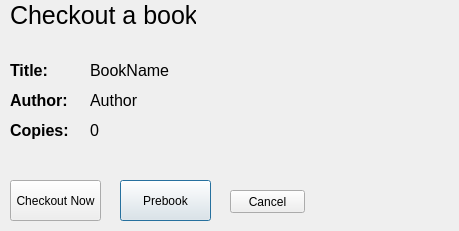
<?xml version="1.0" encoding="UTF-8"?>
<ui version="4.0">
 <class>CheckOutScreen</class>
 <widget class="QDialog" name="CheckOutScreen">
  <property name="geometry">
   <rect>
    <x>0</x>
    <y>0</y>
    <width>459</width>
    <height>231</height>
   </rect>
  </property>
  <property name="windowTitle">
   <string>Dialog</string>
  </property>
  <property name="styleSheet">
   <string notr="true">background-color: rgb(247, 247, 247);

QPushButton {
border: 1px solid black;
}

QPushButton:pressed {
border-color: #e7e7e7;
}</string>
  </property>
  <widget class="QPushButton" name="prebook">
   <property name="geometry">
    <rect>
     <x>120</x>
     <y>180</y>
     <width>91</width>
     <height>41</height>
    </rect>
   </property>
   <property name="styleSheet">
    <string notr="true"/>
   </property>
   <property name="text">
    <string>Prebook</string>
   </property>
  </widget>
  <widget class="QPushButton" name="cancel">
   <property name="geometry">
    <rect>
     <x>230</x>
     <y>190</y>
     <width>75</width>
     <height>23</height>
    </rect>
   </property>
   <property name="styleSheet">
    <string notr="true"/>
   </property>
   <property name="text">
    <string>Cancel</string>
   </property>
  </widget>
  <widget class="QLabel" name="label">
   <property name="geometry">
    <rect>
     <x>10</x>
     <y>0</y>
     <width>186</width>
     <height>30</height>
    </rect>
   </property>
   <property name="font">
    <font>
     <pointsize>19</pointsize>
    </font>
   </property>
   <property name="text">
    <string>Checkout a book</string>
   </property>
  </widget>
  <widget class="QPushButton" name="checkoutNow">
   <property name="geometry">
    <rect>
     <x>10</x>
     <y>180</y>
     <width>91</width>
     <height>41</height>
    </rect>
   </property>
   <property name="styleSheet">
    <string notr="true"/>
   </property>
   <property name="text">
    <string>Checkout Now</string>
   </property>
  </widget>
  <widget class="QLabel" name="book_name_label_2">
   <property name="geometry">
    <rect>
     <x>10</x>
     <y>60</y>
     <width>51</width>
     <height>21</height>
    </rect>
   </property>
   <property name="font">
    <font>
     <pointsize>12</pointsize>
     <weight>75</weight>
     <bold>true</bold>
    </font>
   </property>
   <property name="text">
    <string>Title:</string>
   </property>
  </widget>
  <widget class="QLabel" name="book_copies_label">
   <property name="geometry">
    <rect>
     <x>90</x>
     <y>120</y>
     <width>361</width>
     <height>21</height>
    </rect>
   </property>
   <property name="font">
    <font>
     <pointsize>12</pointsize>
    </font>
   </property>
   <property name="text">
    <string>0</string>
   </property>
   <property name="textFormat">
    <enum>Qt::AutoText</enum>
   </property>
   <property name="scaledContents">
    <bool>false</bool>
   </property>
   <property name="alignment">
    <set>Qt::AlignLeading|Qt::AlignLeft|Qt::AlignVCenter</set>
   </property>
  </widget>
  <widget class="QLabel" name="book_name_label_3">
   <property name="geometry">
    <rect>
     <x>10</x>
     <y>90</y>
     <width>71</width>
     <height>21</height>
    </rect>
   </property>
   <property name="font">
    <font>
     <pointsize>12</pointsize>
     <weight>75</weight>
     <bold>true</bold>
    </font>
   </property>
   <property name="text">
    <string>Author:</string>
   </property>
  </widget>
  <widget class="QLabel" name="book_name_label">
   <property name="geometry">
    <rect>
     <x>90</x>
     <y>60</y>
     <width>351</width>
     <height>21</height>
    </rect>
   </property>
   <property name="font">
    <font>
     <pointsize>12</pointsize>
    </font>
   </property>
   <property name="text">
    <string>BookName</string>
   </property>
  </widget>
  <widget class="QLabel" name="label_4">
   <property name="geometry">
    <rect>
     <x>10</x>
     <y>120</y>
     <width>71</width>
     <height>21</height>
    </rect>
   </property>
   <property name="font">
    <font>
     <pointsize>12</pointsize>
     <weight>75</weight>
     <bold>true</bold>
    </font>
   </property>
   <property name="text">
    <string>Copies:</string>
   </property>
   <property name="textFormat">
    <enum>Qt::AutoText</enum>
   </property>
   <property name="scaledContents">
    <bool>false</bool>
   </property>
   <property name="alignment">
    <set>Qt::AlignLeading|Qt::AlignLeft|Qt::AlignVCenter</set>
   </property>
  </widget>
  <widget class="QLabel" name="book_author_label">
   <property name="geometry">
    <rect>
     <x>90</x>
     <y>90</y>
     <width>351</width>
     <height>21</height>
    </rect>
   </property>
   <property name="font">
    <font>
     <pointsize>12</pointsize>
    </font>
   </property>
   <property name="text">
    <string>Author</string>
   </property>
  </widget>
 </widget>
 <tabstops>
  <tabstop>checkoutNow</tabstop>
  <tabstop>prebook</tabstop>
  <tabstop>cancel</tabstop>
 </tabstops>
 <resources/>
 <connections/>
</ui>
